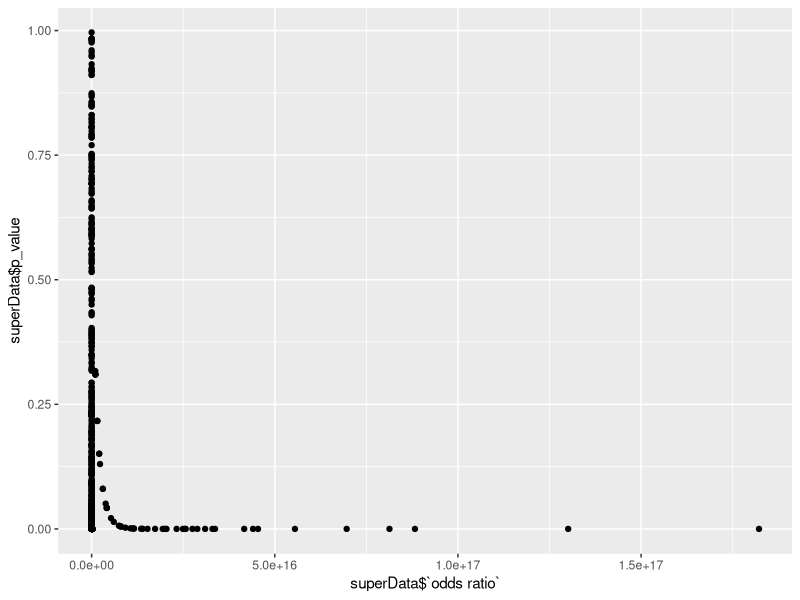
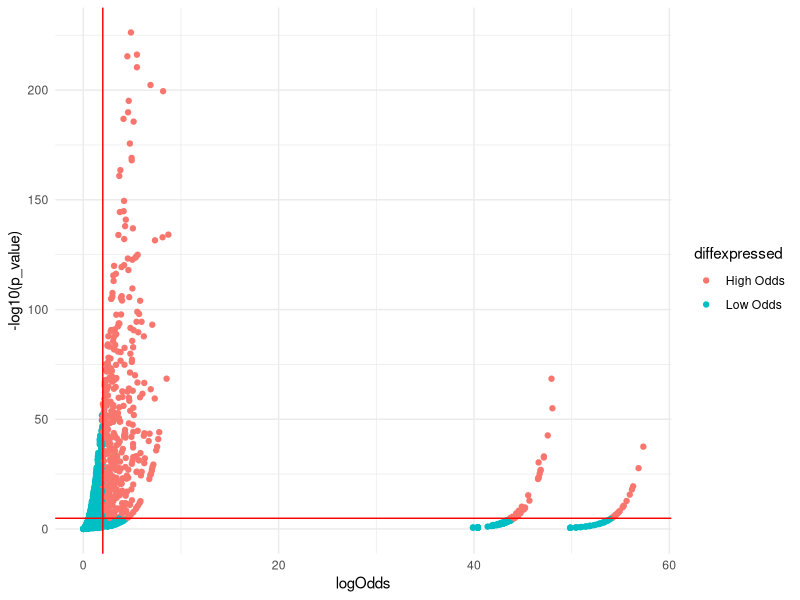
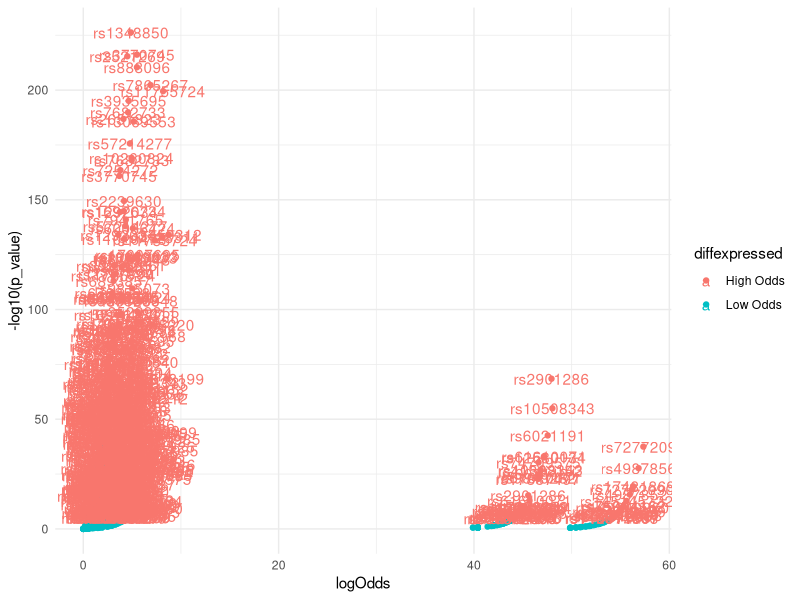
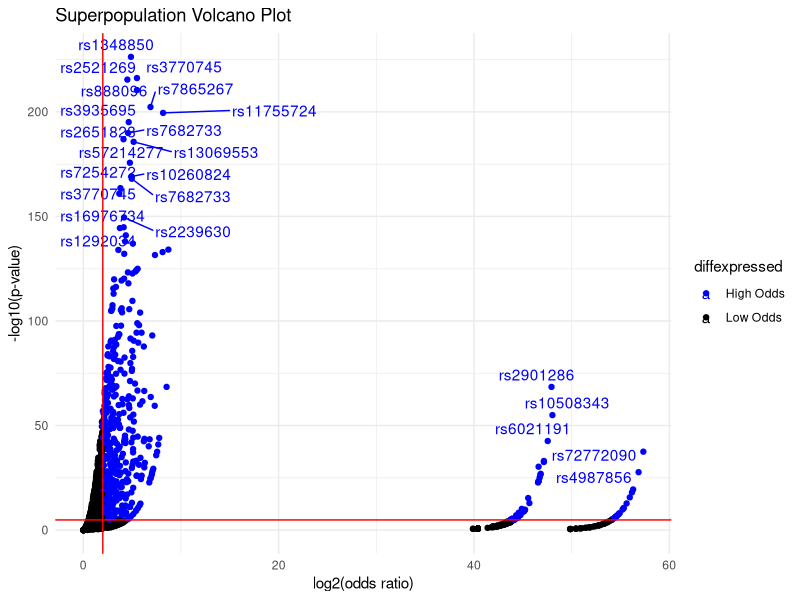

The R source for these figures, in order:
library(tidyverse)
minOdds = 2
minP = .0000137

superZ = read_csv("superPropTestVolc.csv")
superOdds = read_csv("superEffectForVolc.csv")
superData = inner_join(superZ, superOdds, by=c("SNP", "risk allele", "population1", "population2"))

ggplot(data=superData, aes(x=superData$`odds ratio`, y=superData$p_value)) + geom_point()

newData = mutate(superData, logOdds = log2(`odds ratio`))
de = newData
# add a column of NAs
de$diffexpressed <- "Low Odds"
de$diffexpressed[de$logOdds > minOdds & de$p_value < minP] <- "High Odds"
de$diffexpressed[de$logOdds < -minOdds & de$p_value < minP] <- "DOWN"

# Re-plot but this time color the points with "diffexpressed"
p <- ggplot(data=de, aes(x=logOdds, y=-log10(p_value), col=diffexpressed)) + geom_point() + theme_minimal()

# Add lines as before...
p2 <- p + geom_vline(xintercept=minOdds, col="red") +
  geom_hline(yintercept=-log10(minP), col="red")
print(p2)

mycolors <- c("blue", "red", "black")
names(mycolors) <- c("DOWN", "High Odds", "Low Odds")
p3 <- p2 + scale_colour_manual(values = mycolors)

de$delabel <- NA
de$delabel[de$diffexpressed != "Low Odds"] <- de$SNP[de$diffexpressed != "Low Odds"]

ggplot(data=de, aes(x=logOdds, y=-log10(p_value), col=diffexpressed, label=delabel)) + 
  geom_point() + 
  theme_minimal() +
  geom_text()

library(ggrepel)
# plot adding up all layers we have seen so far
ggplot(data=de, aes(x=logOdds, y=-log10(p_value), col=diffexpressed, label=delabel)) +
  geom_point() + 
  theme_minimal() +
  geom_text_repel() +
  xlab("log2(odds ratio)") + 
  ylab("-log10(p-value)") +
  ggtitle("Superpopulation Volcano Plot") +
  scale_color_manual(values=c("blue", "black", "red")) +
  geom_vline(xintercept=minOdds, col="red") +
  geom_hline(yintercept=-log10(minP), col="red")

